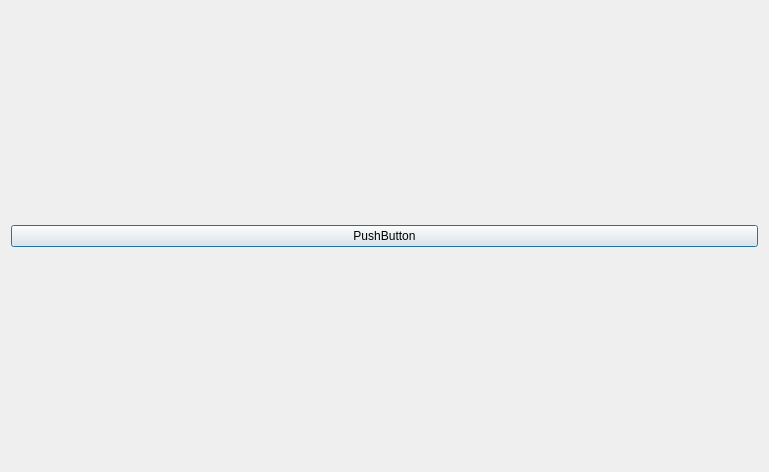
<?xml version="1.0" encoding="UTF-8"?>
<ui version="4.0">
 <class>Dialog</class>
 <widget class="QDialog" name="Dialog">
  <property name="geometry">
   <rect>
    <x>0</x>
    <y>0</y>
    <width>769</width>
    <height>472</height>
   </rect>
  </property>
  <property name="windowTitle">
   <string>Dialog</string>
  </property>
  <layout class="QVBoxLayout" name="verticalLayout">
   <item>
    <widget class="QCustomPlot" name="widget_n" native="true"/>
   </item>
   <item>
    <widget class="QPushButton" name="pushButton">
     <property name="text">
      <string>PushButton</string>
     </property>
    </widget>
   </item>
   <item>
    <widget class="MyCustomPlot" name="widget" native="true"/>
   </item>
  </layout>
 </widget>
 <layoutdefault spacing="6" margin="11"/>
 <customwidgets>
  <customwidget>
   <class>QCustomPlot</class>
   <extends>QWidget</extends>
   <header>qcustomplot.h</header>
   <container>1</container>
  </customwidget>
  <customwidget>
   <class>MyCustomPlot</class>
   <extends>QWidget</extends>
   <header>mycustomplot.h</header>
   <container>1</container>
  </customwidget>
 </customwidgets>
 <resources/>
 <connections/>
</ui>
